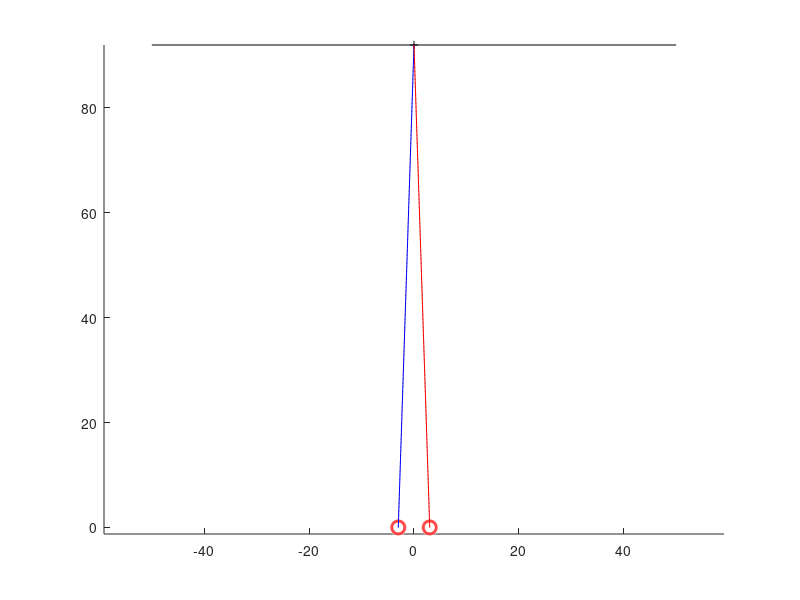

This figure's MATLAB source: (Note: this script raises an error after producing the figure.)
function [] = testProjectionGui();
%cm
screenDist = 92;
screenHalfWidth = 50;
ipd= 6
figH = figure(42);
clf
leCenter = [-ipd/2 0]; 
reCenter =  [ipd/2 0];
%draw a screen:
screenH= line([-screenHalfWidth;screenHalfWidth],[screenDist;screenDist],'color','k');
axH = gca;
hold on;
axis equal;
viscircles([leCenter;reCenter],[1.25; 1.25]);

%fixated at center of screen
leFixLineH = line(leCenter,[0 screenDist],'linestyle',':','color',[.4 .4 .4])
reFixLineH = line(reCenter,[0 screenDist],'linestyle',':','color',[.4 .4 .4])

%initial position for object
objPos = [0 screenDist]
objMarkerH = plot(objPos(1),objPos(2),'k+');
%leY = interp1([leCenter(1) objInitPos(1)],[leCenter(2) objInitPos(2)],screenDist,'linear','extrap')
leX = calcX(leCenter,objPos);
reX = calcX(reCenter,objPos);

leObjLineH = line(leCenter,[leX screenDist],'linestyle','-','color','b')
reObjLineH = line(reCenter,[reX screenDist],'linestyle','-','color','r')

fixation3 = [0 0 screenDist];
objPos3  = [objPos(1) 0 objPos(2)];
leCenter3 = [leCenter(1) 0 leCenter(2)];
reCenter3 = [reCenter(1) 0 reCenter(2)];
[screenL, screenR] = calculateScreenLocation(fixation3, objPos3, leCenter3, reCenter3);
leScreenMarkerH=plot(screenL(1),screenDist,'bx');
reScreenMarkerH=plot(screenR(1),screenDist,'rx');


legend([screenH leScreenMarkerH reScreenMarkerH objMarkerH leObjLineH reObjLineH],'screen',...
    'LE from calculateScreenLocation','RE from calculateScreenLocation',...
    'Object Position','LE line from eye through object','RE line from eye through object',...
    'Location','BestOutside')
xlabel('X (cm)');
ylabel('Z (cm)');
set(gca,'ButtonDownFcn',@clickedPlot)
set(leFixLineH,'ButtonDownFcn',@clickedPlot)
set(reFixLineH,'ButtonDownFcn',@clickedPlot)

    function clickedPlot(varargin)
        
        tCurPoint = get(axH,'CurrentPoint');
        
        objPos = tCurPoint(1,1:2);
        delete(objMarkerH);
        objMarkerH = plot(objPos(1),objPos(2),'k+');
        
        leX =  calcX(leCenter,objPos);
        xData = get(leObjLineH,'XData');
        xData(2) = leX;
        set(leObjLineH,'XData',xData);
        reX =  calcX(reCenter,objPos);
        xData = get(reObjLineH,'XData');
        xData(2) = reX;
        set(reObjLineH,'XData',xData);
        
        %Now use calculateScreenLocation
        fixation3 = [0 0 screenDist];
        objPos3  = [objPos(1) 0 objPos(2)];
        leCenter3 = [leCenter(1) 0 leCenter(2)];
        reCenter3 = [reCenter(1) 0 reCenter(2)];
        [screenL, screenR] = calculateScreenLocation(fixation3, objPos3, leCenter3, reCenter3);
        delete(leScreenMarkerH);
        delete(reScreenMarkerH);
        leScreenMarkerH=plot(screenL(1),screenDist,'bx');
        reScreenMarkerH=plot(screenR(1),screenDist,'rx');
        
    end

    function x=calcX(eye,obj)
        
        x = interp1([eye(2) obj(2)],[eye(1) obj(1)],screenDist,'linear','extrap');
    end

end